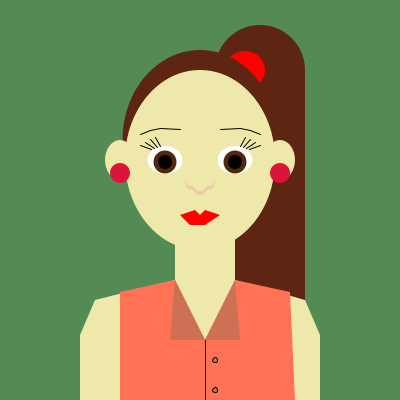
Frame 1 (no input)
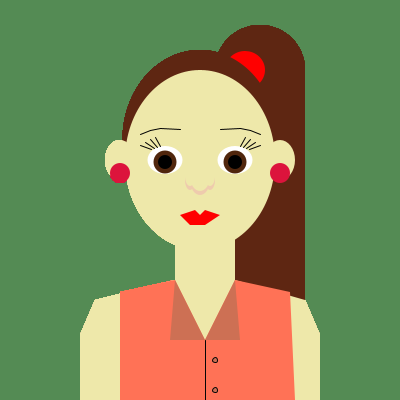
Frame 60 (the mouse pressed at the canvas centre just before this capture)
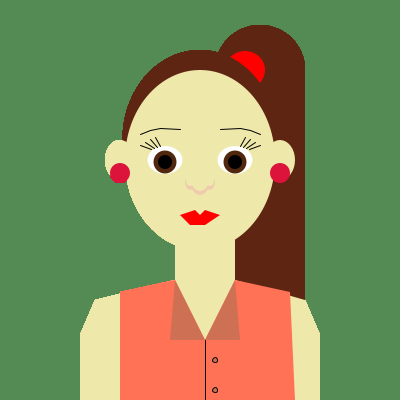
Frame 120 (the mouse held since frame 60 and released just before this capture)

The Processing sketch that drew these frames (run headless with seeded random() and noise(); from frame 60 on, the mouse is pressed at the canvas centre):

// Processing sketch: processing_69869
// ── processing_69869.pde


void setup(){
  
  background(84, 139, 84); 
  size(400, 400); 
}

void draw(){
  
  smooth(); 
  
  fill(94, 38, 18); 
  noStroke(); 
  ellipse(260, 70, 90, 90); //ball of hair 
  
  fill(94, 38, 18); 
  noStroke(); 
  rect(215, 70, 90, 250); //long hair
  
  fill(255, 0, 0); 
  noStroke(); 
  ellipse(245, 70, 40, 38); //hairtie 
  
    fill(94, 38, 18); 
  noStroke(); 
  ellipse(200, 140, 155, 180); //hairline 
  
  fill(238,  232, 170);
  noStroke(); 
  ellipse(200, 160, 150, 180); //face
  
  stroke(1); 
  line(220, 129, 240, 128); 
  line(240, 128, 250, 130); 
  line(250, 130, 260, 134);   //right eyebrow
  
  stroke(1); 
  line(180, 129, 160, 128); 
  line(160, 128, 150, 130); 
  line(150, 130, 140, 134); //left eyebrow
  
  fill(238, 203, 173); 
  noStroke(); 
  ellipse(200, 180, 20, 30); 
  ellipse(190, 180, 10, 20); 
  ellipse(210, 180, 10, 20); //nose shadow
  
  fill(238, 232, 170); 
  ellipse(200, 176, 20, 30);
  ellipse(190, 176, 10, 20); 
  ellipse(210, 176, 10, 20); //nose
  
  fill(255, 0, 0); 
  
  beginShape(); 
  vertex(180, 215); 
  vertex(195, 210); 
  vertex(200, 215); 
  vertex(205, 210); 
  vertex(220, 215); 
  vertex(205, 225); 
  vertex(190, 225); 
  endShape(CLOSE); //horrible excuse for lips
  
  
  fill(255, 255, 255); 
  noStroke(); 
  ellipse(165, 160, 35, 28); 
  ellipse(235, 160, 35, 28); //outer eyes
  
  fill(80, 38, 13); 
  ellipse(165, 162, 23, 23); 
  ellipse(235, 162, 23, 23); //pupils
  
  fill(0, 0, 0); 
  ellipse(165, 162, 14, 14); 
  ellipse(235, 162, 14, 14); //retinas
  
  stroke(1); 
  line(240, 146, 245, 137); 
  line(243, 147, 250, 139); 
  line(246, 148, 255, 142); 
  line(249, 149, 260, 145); //right eyelashes
  
  line(160, 146, 155, 137); 
  line(157, 147, 150, 139); 
  line(154, 148, 145, 142); 
  line(151, 149, 140, 145); //left eyelashes

  fill(238, 232, 170); 
  noStroke(); 
  ellipse(120, 160, 30, 40); //left ear
  
  fill(238, 232, 170); 
  ellipse(280, 160, 30, 40); //right ear
  
  fill(220, 20, 60); 
  ellipse(120, 173, 20, 20); 
  ellipse(280, 173, 20, 20); //earrings
  
  fill(238, 232, 170); 
  rect(175, 230, 60, 50); //neck 
  
  beginShape(); 
  vertex(175, 280); 
  vertex(235, 280); 
  vertex(305, 300); 
  vertex(320, 335); 
  vertex(320, 400); 
  vertex(80, 400); 
  vertex(80, 335); 
  vertex(95, 300); 
  endShape(CLOSE); // body
  
  fill(255, 114, 86); 
  noStroke(); 
  beginShape(); 
  vertex(175, 280); 
  vertex(205, 340); 
  vertex(235, 280); 
  vertex(290, 292); 
  vertex(295, 400); 
  vertex(120, 400); 
  vertex(120, 292); 
  endShape(CLOSE); // shirt 
  
  fill(205, 112, 84); 
  triangle(175, 280, 205, 340, 170, 340); 
  triangle(235, 280, 240, 340, 205, 340); 
  stroke(5); 
  line(205, 340, 205, 400); //collar and shirtline
  
  ellipse(215, 360, 5, 5); 
  ellipse(215, 390, 5, 5); // buttons 
  
  
  
  
  
  
  
  
}
